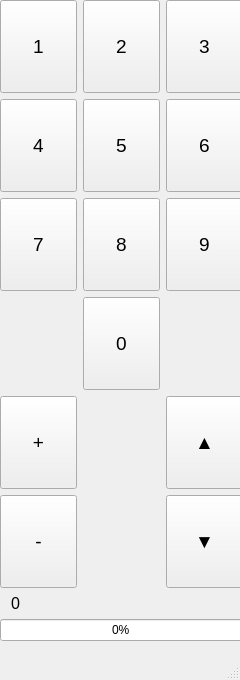
<?xml version="1.0" encoding="UTF-8"?>
<ui version="4.0">
 <class>MainWindow</class>
 <widget class="QMainWindow" name="MainWindow">
  <property name="geometry">
   <rect>
    <x>0</x>
    <y>0</y>
    <width>240</width>
    <height>680</height>
   </rect>
  </property>
  <property name="sizePolicy">
   <sizepolicy hsizetype="Fixed" vsizetype="Fixed">
    <horstretch>0</horstretch>
    <verstretch>0</verstretch>
   </sizepolicy>
  </property>
  <property name="windowTitle">
   <string>MainWindow</string>
  </property>
  <widget class="QWidget" name="centralwidget">
   <widget class="QWidget" name="verticalLayoutWidget">
    <property name="geometry">
     <rect>
      <x>0</x>
      <y>0</y>
      <width>243</width>
      <height>641</height>
     </rect>
    </property>
    <layout class="QVBoxLayout" name="verticalLayout">
     <item>
      <layout class="QGridLayout" name="gridLayout">
       <item row="2" column="0">
        <widget class="QPushButton" name="pushButton_7">
         <property name="sizePolicy">
          <sizepolicy hsizetype="Minimum" vsizetype="Expanding">
           <horstretch>0</horstretch>
           <verstretch>0</verstretch>
          </sizepolicy>
         </property>
         <property name="font">
          <font>
           <pointsize>14</pointsize>
          </font>
         </property>
         <property name="text">
          <string>7</string>
         </property>
        </widget>
       </item>
       <item row="1" column="0">
        <widget class="QPushButton" name="pushButton_4">
         <property name="sizePolicy">
          <sizepolicy hsizetype="Minimum" vsizetype="Expanding">
           <horstretch>0</horstretch>
           <verstretch>0</verstretch>
          </sizepolicy>
         </property>
         <property name="font">
          <font>
           <pointsize>14</pointsize>
          </font>
         </property>
         <property name="text">
          <string>4</string>
         </property>
        </widget>
       </item>
       <item row="3" column="1">
        <widget class="QPushButton" name="pushButton_10">
         <property name="sizePolicy">
          <sizepolicy hsizetype="Minimum" vsizetype="Expanding">
           <horstretch>0</horstretch>
           <verstretch>0</verstretch>
          </sizepolicy>
         </property>
         <property name="font">
          <font>
           <pointsize>14</pointsize>
          </font>
         </property>
         <property name="text">
          <string>0</string>
         </property>
        </widget>
       </item>
       <item row="5" column="0">
        <widget class="QPushButton" name="pushButton_12">
         <property name="sizePolicy">
          <sizepolicy hsizetype="Minimum" vsizetype="Expanding">
           <horstretch>0</horstretch>
           <verstretch>0</verstretch>
          </sizepolicy>
         </property>
         <property name="font">
          <font>
           <pointsize>14</pointsize>
          </font>
         </property>
         <property name="text">
          <string>-</string>
         </property>
        </widget>
       </item>
       <item row="1" column="1">
        <widget class="QPushButton" name="pushButton_5">
         <property name="sizePolicy">
          <sizepolicy hsizetype="Minimum" vsizetype="Expanding">
           <horstretch>0</horstretch>
           <verstretch>0</verstretch>
          </sizepolicy>
         </property>
         <property name="font">
          <font>
           <pointsize>14</pointsize>
          </font>
         </property>
         <property name="text">
          <string>5</string>
         </property>
        </widget>
       </item>
       <item row="5" column="2">
        <widget class="QPushButton" name="pushButton_14">
         <property name="sizePolicy">
          <sizepolicy hsizetype="Minimum" vsizetype="Expanding">
           <horstretch>0</horstretch>
           <verstretch>0</verstretch>
          </sizepolicy>
         </property>
         <property name="font">
          <font>
           <pointsize>14</pointsize>
          </font>
         </property>
         <property name="text">
          <string>▼</string>
         </property>
        </widget>
       </item>
       <item row="2" column="2">
        <widget class="QPushButton" name="pushButton_9">
         <property name="sizePolicy">
          <sizepolicy hsizetype="Minimum" vsizetype="Expanding">
           <horstretch>0</horstretch>
           <verstretch>0</verstretch>
          </sizepolicy>
         </property>
         <property name="font">
          <font>
           <pointsize>14</pointsize>
          </font>
         </property>
         <property name="text">
          <string>9</string>
         </property>
        </widget>
       </item>
       <item row="0" column="2">
        <widget class="QPushButton" name="pushButton_3">
         <property name="sizePolicy">
          <sizepolicy hsizetype="Minimum" vsizetype="Expanding">
           <horstretch>0</horstretch>
           <verstretch>0</verstretch>
          </sizepolicy>
         </property>
         <property name="font">
          <font>
           <pointsize>14</pointsize>
          </font>
         </property>
         <property name="text">
          <string>3</string>
         </property>
        </widget>
       </item>
       <item row="0" column="1">
        <widget class="QPushButton" name="pushButton_2">
         <property name="sizePolicy">
          <sizepolicy hsizetype="Minimum" vsizetype="Expanding">
           <horstretch>0</horstretch>
           <verstretch>0</verstretch>
          </sizepolicy>
         </property>
         <property name="font">
          <font>
           <pointsize>14</pointsize>
          </font>
         </property>
         <property name="text">
          <string>2</string>
         </property>
        </widget>
       </item>
       <item row="4" column="2">
        <widget class="QPushButton" name="pushButton_13">
         <property name="sizePolicy">
          <sizepolicy hsizetype="Minimum" vsizetype="Expanding">
           <horstretch>0</horstretch>
           <verstretch>0</verstretch>
          </sizepolicy>
         </property>
         <property name="font">
          <font>
           <pointsize>14</pointsize>
          </font>
         </property>
         <property name="text">
          <string>▲</string>
         </property>
        </widget>
       </item>
       <item row="2" column="1">
        <widget class="QPushButton" name="pushButton_8">
         <property name="sizePolicy">
          <sizepolicy hsizetype="Minimum" vsizetype="Expanding">
           <horstretch>0</horstretch>
           <verstretch>0</verstretch>
          </sizepolicy>
         </property>
         <property name="font">
          <font>
           <pointsize>14</pointsize>
          </font>
         </property>
         <property name="text">
          <string>8</string>
         </property>
        </widget>
       </item>
       <item row="1" column="2">
        <widget class="QPushButton" name="pushButton_6">
         <property name="sizePolicy">
          <sizepolicy hsizetype="Minimum" vsizetype="Expanding">
           <horstretch>0</horstretch>
           <verstretch>0</verstretch>
          </sizepolicy>
         </property>
         <property name="font">
          <font>
           <pointsize>14</pointsize>
          </font>
         </property>
         <property name="text">
          <string>6</string>
         </property>
        </widget>
       </item>
       <item row="0" column="0">
        <widget class="QPushButton" name="pushButton">
         <property name="sizePolicy">
          <sizepolicy hsizetype="Minimum" vsizetype="Expanding">
           <horstretch>0</horstretch>
           <verstretch>0</verstretch>
          </sizepolicy>
         </property>
         <property name="font">
          <font>
           <pointsize>14</pointsize>
          </font>
         </property>
         <property name="text">
          <string>1</string>
         </property>
        </widget>
       </item>
       <item row="4" column="0">
        <widget class="QPushButton" name="pushButton_11">
         <property name="sizePolicy">
          <sizepolicy hsizetype="Minimum" vsizetype="Expanding">
           <horstretch>0</horstretch>
           <verstretch>0</verstretch>
          </sizepolicy>
         </property>
         <property name="font">
          <font>
           <pointsize>14</pointsize>
          </font>
         </property>
         <property name="text">
          <string>+</string>
         </property>
        </widget>
       </item>
      </layout>
     </item>
     <item>
      <layout class="QVBoxLayout" name="verticalLayout_2">
       <item>
        <widget class="QLabel" name="label">
         <property name="enabled">
          <bool>true</bool>
         </property>
         <property name="sizePolicy">
          <sizepolicy hsizetype="Maximum" vsizetype="Preferred">
           <horstretch>0</horstretch>
           <verstretch>0</verstretch>
          </sizepolicy>
         </property>
         <property name="minimumSize">
          <size>
           <width>20</width>
           <height>0</height>
          </size>
         </property>
         <property name="font">
          <font>
           <pointsize>12</pointsize>
          </font>
         </property>
         <property name="mouseTracking">
          <bool>false</bool>
         </property>
         <property name="layoutDirection">
          <enum>Qt::LeftToRight</enum>
         </property>
         <property name="styleSheet">
          <string notr="true"/>
         </property>
         <property name="text">
          <string>0</string>
         </property>
         <property name="alignment">
          <set>Qt::AlignRight|Qt::AlignTrailing|Qt::AlignVCenter</set>
         </property>
        </widget>
       </item>
       <item>
        <widget class="QProgressBar" name="progressBar">
         <property name="styleSheet">
          <string notr="true">QProgressBar{
text-align: center
}
QProgressBar::chunk{
	background-color:rgb(0, 255, 0);
}</string>
         </property>
         <property name="maximum">
          <number>100</number>
         </property>
         <property name="value">
          <number>0</number>
         </property>
         <property name="textVisible">
          <bool>true</bool>
         </property>
         <property name="orientation">
          <enum>Qt::Horizontal</enum>
         </property>
         <property name="invertedAppearance">
          <bool>false</bool>
         </property>
         <property name="textDirection">
          <enum>QProgressBar::TopToBottom</enum>
         </property>
        </widget>
       </item>
      </layout>
     </item>
    </layout>
   </widget>
  </widget>
  <widget class="QMenuBar" name="menubar">
   <property name="geometry">
    <rect>
     <x>0</x>
     <y>0</y>
     <width>240</width>
     <height>21</height>
    </rect>
   </property>
  </widget>
  <widget class="QStatusBar" name="statusbar"/>
 </widget>
 <resources/>
 <connections>
  <connection>
   <sender>pushButton_4</sender>
   <signal>clicked()</signal>
   <receiver>MainWindow</receiver>
   <slot>add4()</slot>
   <hints>
    <hint type="sourcelabel">
     <x>56</x>
     <y>160</y>
    </hint>
    <hint type="destinationlabel">
     <x>7</x>
     <y>356</y>
    </hint>
   </hints>
  </connection>
  <connection>
   <sender>pushButton_5</sender>
   <signal>clicked()</signal>
   <receiver>MainWindow</receiver>
   <slot>add5()</slot>
   <hints>
    <hint type="sourcelabel">
     <x>115</x>
     <y>173</y>
    </hint>
    <hint type="destinationlabel">
     <x>67</x>
     <y>358</y>
    </hint>
   </hints>
  </connection>
  <connection>
   <sender>pushButton_11</sender>
   <signal>clicked()</signal>
   <receiver>MainWindow</receiver>
   <slot>upToVolume()</slot>
   <hints>
    <hint type="sourcelabel">
     <x>35</x>
     <y>452</y>
    </hint>
    <hint type="destinationlabel">
     <x>92</x>
     <y>493</y>
    </hint>
   </hints>
  </connection>
  <connection>
   <sender>pushButton_8</sender>
   <signal>clicked()</signal>
   <receiver>MainWindow</receiver>
   <slot>add8()</slot>
   <hints>
    <hint type="sourcelabel">
     <x>131</x>
     <y>250</y>
    </hint>
    <hint type="destinationlabel">
     <x>178</x>
     <y>381</y>
    </hint>
   </hints>
  </connection>
  <connection>
   <sender>pushButton_3</sender>
   <signal>clicked()</signal>
   <receiver>MainWindow</receiver>
   <slot>add3()</slot>
   <hints>
    <hint type="sourcelabel">
     <x>187</x>
     <y>62</y>
    </hint>
    <hint type="destinationlabel">
     <x>211</x>
     <y>327</y>
    </hint>
   </hints>
  </connection>
  <connection>
   <sender>pushButton_7</sender>
   <signal>clicked()</signal>
   <receiver>MainWindow</receiver>
   <slot>add7()</slot>
   <hints>
    <hint type="sourcelabel">
     <x>60</x>
     <y>255</y>
    </hint>
    <hint type="destinationlabel">
     <x>32</x>
     <y>381</y>
    </hint>
   </hints>
  </connection>
  <connection>
   <sender>pushButton_2</sender>
   <signal>clicked()</signal>
   <receiver>MainWindow</receiver>
   <slot>add2()</slot>
   <hints>
    <hint type="sourcelabel">
     <x>120</x>
     <y>58</y>
    </hint>
    <hint type="destinationlabel">
     <x>43</x>
     <y>329</y>
    </hint>
   </hints>
  </connection>
  <connection>
   <sender>pushButton_12</sender>
   <signal>clicked()</signal>
   <receiver>MainWindow</receiver>
   <slot>downToVolume()</slot>
   <hints>
    <hint type="sourcelabel">
     <x>44</x>
     <y>559</y>
    </hint>
    <hint type="destinationlabel">
     <x>99</x>
     <y>550</y>
    </hint>
   </hints>
  </connection>
  <connection>
   <sender>pushButton_6</sender>
   <signal>clicked()</signal>
   <receiver>MainWindow</receiver>
   <slot>add6()</slot>
   <hints>
    <hint type="sourcelabel">
     <x>198</x>
     <y>165</y>
    </hint>
    <hint type="destinationlabel">
     <x>219</x>
     <y>345</y>
    </hint>
   </hints>
  </connection>
  <connection>
   <sender>pushButton_9</sender>
   <signal>clicked()</signal>
   <receiver>MainWindow</receiver>
   <slot>add9()</slot>
   <hints>
    <hint type="sourcelabel">
     <x>216</x>
     <y>264</y>
    </hint>
    <hint type="destinationlabel">
     <x>230</x>
     <y>340</y>
    </hint>
   </hints>
  </connection>
  <connection>
   <sender>pushButton_10</sender>
   <signal>clicked()</signal>
   <receiver>MainWindow</receiver>
   <slot>add0()</slot>
   <hints>
    <hint type="sourcelabel">
     <x>112</x>
     <y>350</y>
    </hint>
    <hint type="destinationlabel">
     <x>121</x>
     <y>579</y>
    </hint>
   </hints>
  </connection>
  <connection>
   <sender>pushButton_14</sender>
   <signal>clicked()</signal>
   <receiver>MainWindow</receiver>
   <slot>downToChannel()</slot>
   <hints>
    <hint type="sourcelabel">
     <x>203</x>
     <y>529</y>
    </hint>
    <hint type="destinationlabel">
     <x>134</x>
     <y>515</y>
    </hint>
   </hints>
  </connection>
  <connection>
   <sender>pushButton</sender>
   <signal>clicked()</signal>
   <receiver>MainWindow</receiver>
   <slot>add1()</slot>
   <hints>
    <hint type="sourcelabel">
     <x>37</x>
     <y>70</y>
    </hint>
    <hint type="destinationlabel">
     <x>12</x>
     <y>324</y>
    </hint>
   </hints>
  </connection>
  <connection>
   <sender>pushButton_13</sender>
   <signal>clicked()</signal>
   <receiver>MainWindow</receiver>
   <slot>upToChannel()</slot>
   <hints>
    <hint type="sourcelabel">
     <x>220</x>
     <y>449</y>
    </hint>
    <hint type="destinationlabel">
     <x>221</x>
     <y>388</y>
    </hint>
   </hints>
  </connection>
 </connections>
 <slots>
  <slot>add0()</slot>
  <slot>add1()</slot>
  <slot>add2()</slot>
  <slot>add3()</slot>
  <slot>add4()</slot>
  <slot>add5()</slot>
  <slot>add6()</slot>
  <slot>add7()</slot>
  <slot>add8()</slot>
  <slot>add9()</slot>
  <slot>upToVolume()</slot>
  <slot>downToVolume()</slot>
  <slot>upToChannel()</slot>
  <slot>downToChannel()</slot>
 </slots>
</ui>
